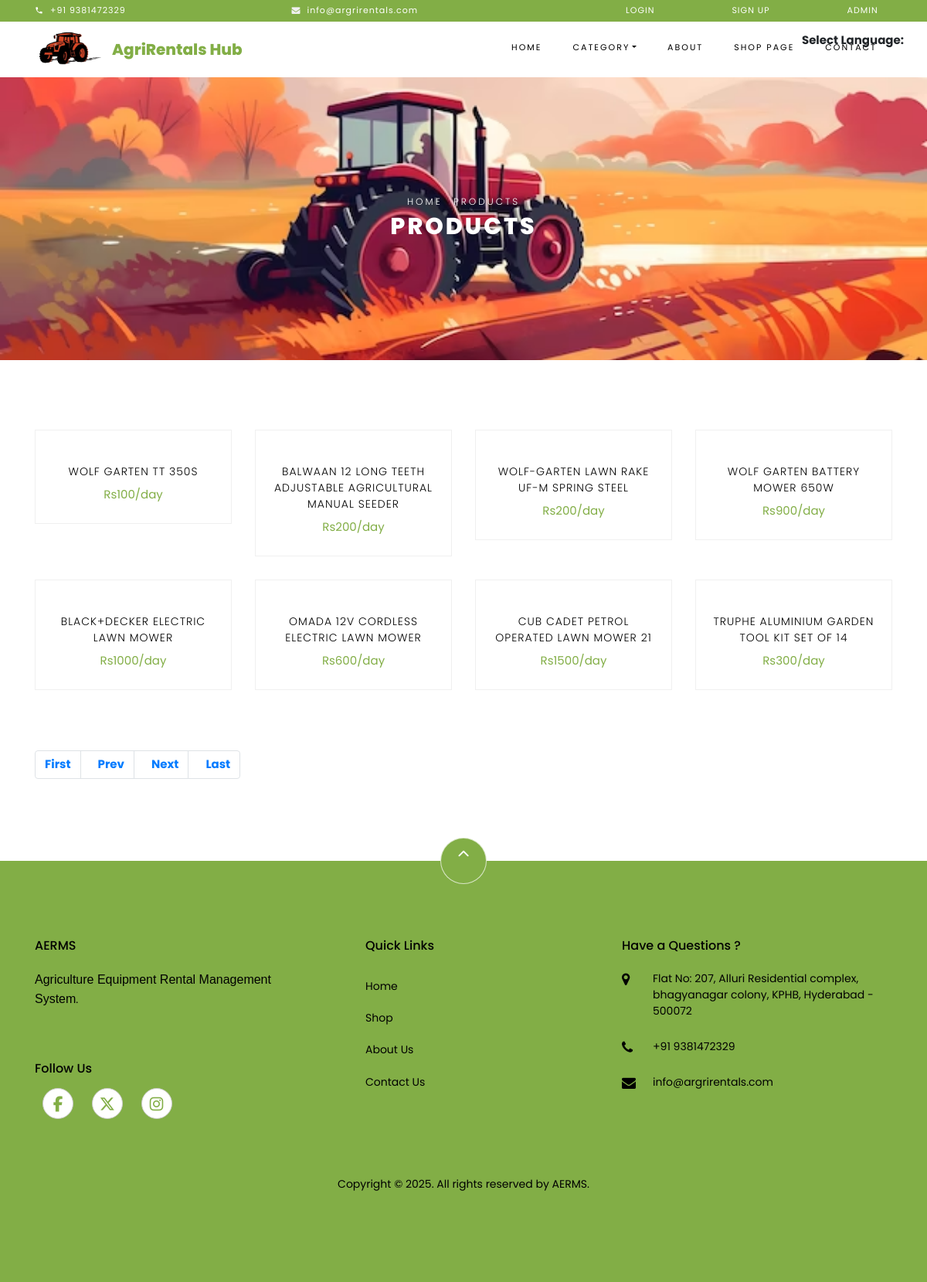
The page /aerms/shop.php on the database its author committed.
### tables this page shows
CREATE TABLE `tblpage` (
  `ID` int(10) NOT NULL,
  `PageType` varchar(200) DEFAULT NULL,
  `PageTitle` mediumtext DEFAULT NULL,
  `PageDescription` mediumtext DEFAULT NULL,
  `Email` varchar(200) DEFAULT NULL,
  `MobileNumber` bigint(20) DEFAULT NULL,
  `UpdationDate` timestamp NOT NULL DEFAULT current_timestamp() ON UPDATE current_timestamp()
);

CREATE TABLE `tblproduct` (
  `ID` int(5) NOT NULL,
  `CategoryID` int(10) DEFAULT NULL,
  `SubcategoryID` int(5) DEFAULT NULL,
  `ProductName` varchar(250) DEFAULT NULL,
  `ModelNumber` varchar(250) DEFAULT NULL,
  `PowerSource` varchar(250) DEFAULT NULL,
  `RentPrice` decimal(10,0) DEFAULT NULL,
  `ProductSpecifications` mediumtext DEFAULT NULL,
  `ProductDescription` mediumtext DEFAULT NULL,
  `Image` varchar(250) DEFAULT NULL,
  `Image1` varchar(250) DEFAULT NULL,
  `Image2` varchar(250) DEFAULT NULL,
  `Image3` varchar(250) DEFAULT NULL,
  `Image4` varchar(250) DEFAULT NULL,
  `Image5` varchar(250) DEFAULT NULL,
  `CreationDate` timestamp NULL DEFAULT current_timestamp()
);

### aerms/shop.php (the view, shortened to what this page needs)
<?php
include('includes/dbconnection.php');
?>
<!DOCTYPE html>
<html lang="en">
  <head>
    <link href="https://cdnjs.cloudflare.com/ajax/libs/font-awesome/6.0.0-beta3/css/all.min.css" rel="stylesheet">
    <link href="https://cdnjs.cloudflare.com/ajax/libs/font-awesome/6.5.0/css/all.min.css" rel="stylesheet">
    <link rel="stylesheet" href="css/open-iconic-bootstrap.min.css">
    <link rel="stylesheet" href="css/animate.css">
    <link rel="stylesheet" href="css/owl.carousel.min.css">
    <link rel="stylesheet" href="css/owl.theme.default.min.css">
    <link rel="stylesheet" href="css/magnific-popup.css">
    <link rel="stylesheet" href="css/aos.css">
    <link rel="stylesheet" href="css/ionicons.min.css">
    <link rel="stylesheet" href="css/bootstrap-datepicker.css">
    <link rel="stylesheet" href="css/jquery.timepicker.css">
    <link rel="stylesheet" href="css/flaticon.css">
    <link rel="stylesheet" href="css/icomoon.css">
    <link rel="stylesheet" href="css/style.css">
  </head>
  <body class="goto-here">
	 <?php include_once('includes/header.php');?>
    <div class="hero-wrap hero-bread" style="background-image: url('images/bg_1.jpg');">
      <div class="container">
        <div class="row no-gutters slider-text align-items-center justify-content-center">
          <div class="col-md-9 ftco-animate text-center">
          	<p class="breadcrumbs"><span class="mr-2"><a href="index.php">Home</a></span> <span>Products</span></p>
            <h1 class="mb-0 bread">Products</h1>
          </div>
        </div>
      </div>
    </div>
    <section class="ftco-section">
    	<div class="container">
    		<div class="row">
    			<?php
        if (isset($_GET['pageno'])) {
            $pageno = $_GET['pageno'];
        } else {
            $pageno = 1;
        }
        $no_of_records_per_page = 8;
        $offset = ($pageno-1) * $no_of_records_per_page;
        $ret1=mysqli_query($con,"select COUNT(*) from  tblproduct");
$total_rows = mysqli_fetch_array($ret1)[0];
$total_pages = ceil($total_rows / $no_of_records_per_page);
 $query=mysqli_query($con,"select * from tblproduct LIMIT $offset, $no_of_records_per_page");
 while ($row=mysqli_fetch_array($query)) {
 ?>
    			<div class="col-md-6 col-lg-3 ftco-animate">
    				<div class="product">
    					<a href="single-product-details.php?viewid=<?php echo $row['ID'];?>" class="img-prod"><img class="img-fluid" src="admin/images/<?php echo $row['Image'];?>" alt="Colorlib Template">
    					</a>
    					<div class="text py-3 pb-4 px-3 text-center">
    						<h3><a href="single-product-details.php?viewid=<?php echo $row['ID'];?>"><?php echo $row['ProductName'];?></a></h3>
    						<div class="d-flex">
    							<div class="pricing">
		    						<p class="price"><span class="price-sale">Rs<?php echo $row['RentPrice'];?>/day</span></p>
		    					</div>
	    					</div>
    					</div>
    				</div>
    			</div><?php } ?>
    		</div>
    		<div class="row mt-5">
          <div class="col text-center">
            <div class="page-pagi">
                        <nav aria-label="Page navigation example">
                             <ul class="pagination" >
        <li class="page-item"><a class="page-link" href="?pageno=1"><strong>First</strong></a></li>
        <li class="<?php if($pageno <= 1){ echo 'disabled'; } ?>">
            <a class="page-link" href="<?php if($pageno <= 1){ echo '#'; } else { echo "?pageno=".($pageno - 1); } ?>"><strong style="padding-left: 10px">Prev</strong></a>
        </li>
        <li class="<?php if($pageno >= $total_pages){ echo 'disabled'; } ?>">
            <a class="page-link" href="<?php if($pageno >= $total_pages){ echo '#'; } else { echo "?pageno=".($pageno + 1); } ?>"><strong style="padding-left: 10px">Next</strong></a>
        </li>
        <li class="page-item"><a class="page-link"  href="?pageno=<?php echo $total_pages; ?>"><strong style="padding-left: 10px">Last</strong></a></li>
    </ul>
                        </nav>
                    </div>
          </div>
        </div>
    	</div>
    </section>
		<?php include_once('includes/footer.php');?>
  </body>
</html>

### aerms/includes/header.php (shortened to what this page needs)
<div class="py-1 bg-primary">
        <div class="container">
            <div class="row no-gutters d-flex align-items-start align-items-center px-md-0">
                <div class="col-lg-12 d-block">
                    <div class="row d-flex">
                        <?php
 $query=mysqli_query($con,"select * from  tblpage where PageType='contactus'");
 while ($row=mysqli_fetch_array($query)) {
 ?>
                        <div class="col-md pr-4 d-flex topper align-items-center">
                            <div class="icon mr-2 d-flex justify-content-center align-items-center"><span class="icon-phone2"></span></div>
                            <span class="text">+91 9381472329</span>
                        </div>
                        <div class="col-md pr-4 d-flex medium align-items-center">
                            <div class="icon mr-2 d-flex justify-content-center align-items-center"><span class="icon-envelope"></span></div>
                            <span class="text"><a href="mailto:info@argrirentals.com" style="color: #FFFFFF; text-decoration: none;">info@argrirentals.com</a></span>
                        </div><?php } ?>
                         <?php if (strlen($_SESSION['uid']==0)) {?>
                        <div class="col-md-5 pr-4 d-flex topper align-items-center text-lg-right">
                            <a href="login.php"><span class="text" style="padding-left: 100px;">Login</span></a>
                            <a href="signup.php"><span class="text" style="padding-left: 100px;">Sign up</span></a>
                             <a href="admin/login.php"><span class="text" style="padding-left: 100px;">Admin</span></a>
                        </div><?php } ?>
                    </div>
                </div>
            </div>
          </div>
    </div>
    <nav class="navbar navbar-expand-lg navbar-dark ftco_navbar bg-dark ftco-navbar-light" id="ftco-navbar">
        <div class="container">
        <a href="index.php"><img src="images/logo.png" alt="My Image" class="logo"></a>
        <a class="navbar-brand" href="index.php">AgriRentals Hub</a>
          <div class="collapse navbar-collapse" id="ftco-nav">
            <ul class="navbar-nav ml-auto">
              <li id="link" class="nav-item active"><a href="index.php" class="nav-link">Home</a></li>
              <li class="nav-item dropdown">
              <a class="nav-link dropdown-toggle" href="#" id="dropdown04" data-toggle="dropdown" aria-haspopup="true" aria-expanded="false">Category</a>
            </li>
              <li id="link" class="nav-item"><a href="about.php" class="nav-link">About</a></li>
              <li id="link" class="nav-item"><a href="shop.php" class="nav-link">Shop Page</a></li>
              <li id="link" class="nav-item"><a href="contact.php" class="nav-link">Contact</a></li>
<div class="language-selector">
    <span style="font-weight: bold; margin-right: 5px;">Select Language:</span>
</div>
            </ul>
          </div>
        </div>
      </nav>

### aerms/includes/footer.php (shortened to what this page needs)
   <footer class="ftco-footer ftco-section">
     <div class="container">
       <div class="row">
           <div class="mouse">
                       <a href="#" class="mouse-icon">
                           <div class="mouse-wheel"><span class="ion-ios-arrow-up"></span></div>
                       </a>
                   </div>
       </div>
       <div class="row mb-5">
         <div class="col-md">
           <div class="ftco-footer-widget mb-4">
             <h2 class="ftco-heading-2">AERMS</h2>
             <?php
$query=mysqli_query($con,"select * from  tblpage where PageType='aboutus'");
while ($row=mysqli_fetch_array($query)) {
?>
             <p><?php  echo $row['PageDescription'];?>.</p><?php } ?><br><br>
             <h6 class="ftco-heading-3">Follow Us</h6>
             <div class="social-icons mt-3">
               <a href="https://www.facebook.com/profile.php?id=100010660509335" target="_blank" title="Like us on Facebook for the latest updates" class="social-link"><i class="fab fa-facebook-f"></i></a>
               <a href="https://twitter.com" target="_blank" title="Follow us on Twitter for real-time updates" class="social-link"><i class="fa-brands fa-x-twitter"></i></a>
               <a href="https://instagram.com" target="_blank" title="Follow us on Instagram to stay connected" class="social-link"><i class="fab fa-instagram"></i></a>
             </div>
           </div>
         </div>
         <div class="col-md">
           <div class="ftco-footer-widget mb-4 ml-md-5">
             <h2 class="ftco-heading-2">Quick Links</h2>
             <ul class="list-unstyled">
               <li><a href="index.php" class="py-2 d-block">Home</a></li>
               <li><a href="shop.php" class="py-2 d-block">Shop</a></li>
               <li><a href="about.php" class="py-2 d-block">About Us</a></li>
               <li><a href="contact.php" class="py-2 d-block">Contact Us</a></li>
             </ul>
           </div>
         </div>
         <div class="col-md">
           <div class="ftco-footer-widget mb-4">
               <h2 class="ftco-heading-2">Have a Questions ?</h2>
               <div class="block-23 mb-3">
                 <ul>
                   <?php
$query=mysqli_query($con,"select * from  tblpage where PageType='contactus'");
while ($row=mysqli_fetch_array($query)) {
?>
                   <li><span class="icon icon-map-marker"></span><span class="text"><?php  echo $row['PageDescription'];?></span></li><br>
                   <li><span class="icon icon-phone"></span><span class="text">+91 9381472329</span></li><br>
                   <li><span class="icon icon-envelope"></span><span class="text"><a href="mailto:info@argrirentals.com" style="color: ; text-decoration: none;">info@argrirentals.com</a></span></li><?php } ?>
                 </ul>
               </div>
           </div>
         </div>
       </div>
       <div class="row">
         <div class="col-md-12 text-center">
         <p>
            Copyright &copy; <span id="year"></span>. All rights reserved by AERMS.
         </p>
         </div>
       </div>
     </div>
   </footer>

### aerms/css/icomoon.css (style rules this page uses)
[class^="icon-"], [class*=" icon-"] { font-family: 'icomoon' !important; speak: none; font-style: normal; font-weight: normal; font-variant: normal; text-transform: none; line-height: 1; -webkit-font-smoothing: antialiased; -moz-osx-font-smoothing: grayscale; }
.icon-map-marker:before { content: "\f041"; }
.icon-phone:before { content: "\f095"; }
.icon-envelope:before { content: "\f0e0"; }
.icon-phone2:before { content: "\e0cd"; }

### rows shown on the page
tblpage: PageDescription "Flat No: 207, Alluri Residential complex, bhagyanagar colony, KPHB, Hyderabad - 500072"
tblproduct: ProductName "WOLF GARTEN TT 350S", RentPrice "100"
tblproduct: ProductName "BALWAAN 12 LONG TEETH ADJUSTABLE AGRICULTURAL MANUAL SEEDER", RentPrice "200"
tblproduct: ProductName "WOLF-GARTEN LAWN RAKE UF-M SPRING STEEL", RentPrice "200"
tblproduct: ProductName "WOLF GARTEN BATTERY MOWER 650W", RentPrice "900"
tblproduct: ProductName "BLACK+DECKER ELECTRIC LAWN MOWER", RentPrice "1000"
tblproduct: ProductName "OMADA 12V CORDLESS ELECTRIC LAWN MOWER", RentPrice "600"
tblproduct: ProductName "CUB CADET PETROL OPERATED LAWN MOWER 21", RentPrice "1500"
tblproduct: ProductName "TRUPHE ALUMINIUM GARDEN TOOL KIT SET OF 14", RentPrice "300"
tblpage: PageDescription "Agriculture Equipment Rental Management System"
